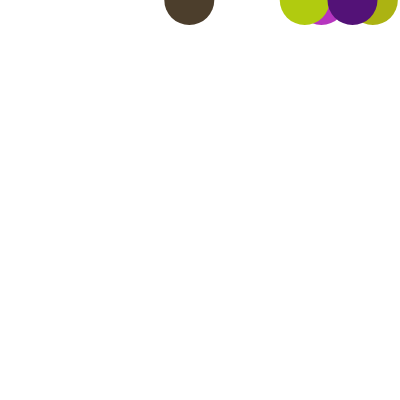
Frame 1 (no input)
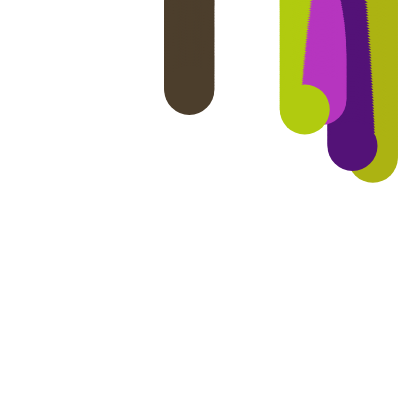
Frame 60 (no input)
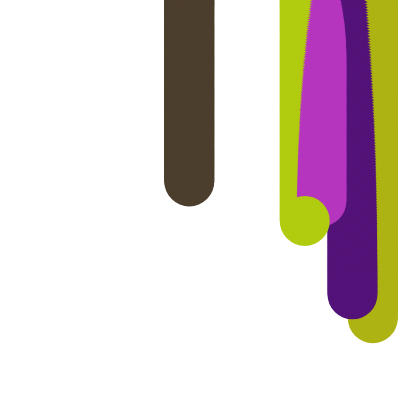
Frame 120 (the mouse pressed at the canvas centre since frame 60)

The p5.js sketch that drew these frames (run headless with seeded random() and noise() and a simulated clock; from frame 60 on, the mouse is pressed at the canvas centre):

// p5.js sketch
// ── sketch.js
let paint1, paint2, paint3, paint4, paint5;

function setup() {
  createCanvas(400, 400);
  noStroke();

  paint1 = new Paint(color(random(255), random(255), random(255)), random(1, 3));
  paint2 = new Paint(color(random(255), random(255), random(255)), random(1, 3));
  paint3 = new Paint(color(random(255), random(255), random(255)), random(1, 3));
  paint4 = new Paint(color(random(255), random(255), random(255)), random(1, 3));
  paint5 = new Paint(color(random(255), random(255), random(255)), random(1, 3));
}

function draw() {
  // background(200);

  paint1.display();
  paint2.display();
  paint3.display();
  paint4.display();
  paint5.display();
}


function Paint(tempPaintColor, speed) {
  this.paintColor = tempPaintColor;
  this.paintXposition = random(width); 
  this.paintYposition = 0; 
  this.paintRadius = 50;
  this.speed = speed; 

  this.display = function() {

    if (this.paintYposition < height + this.paintRadius / 2) {
      fill(this.paintColor);
      circle(this.paintXposition, this.paintYposition, this.paintRadius);

      this.paintYposition += this.speed;
    }
  };
}
